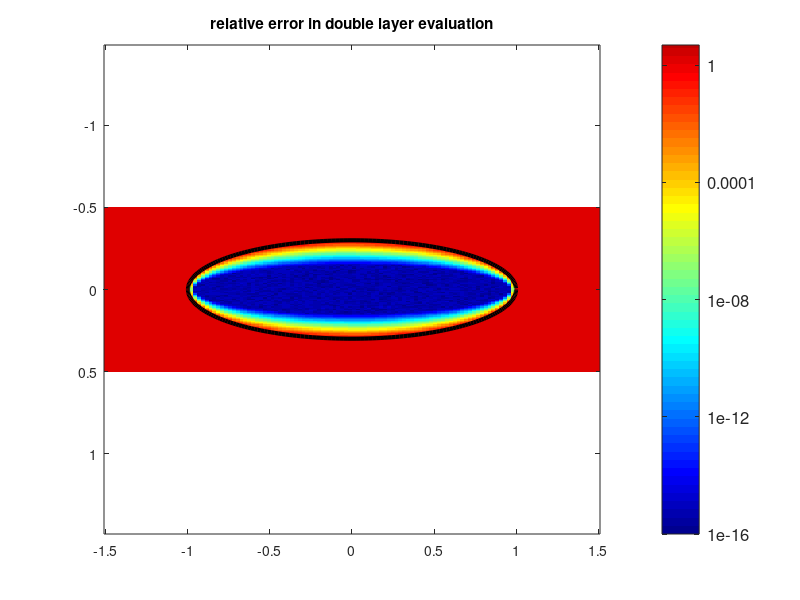
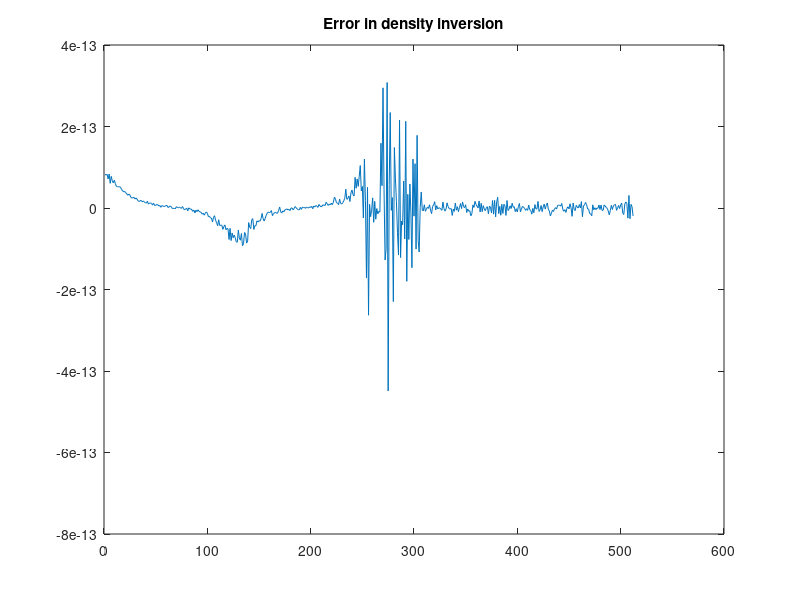

Here is the MATLAB script that generated these plots, in order:
function near_singular()

% construct boundary
n    = 256;
bdry = get_curve(n);

% evaluation points
ng = 128;
[xg,yg] = meshgrid(linspace(-1.5,1.5,ng),linspace(-.5,.5,ng));
trg = [xg(:) yg(:)];

% density (constant)
cnt = [1,2];
den = repmat(cnt,n,1);
den = den.*[bdry.speed bdry.speed]*2*pi/n; %trapezoidal quadrature 

% double layer evaluation
pot = stokes_dl_smooth_eval(trg,bdry.x,den,bdry.nor);
err = pot./repmat(cnt,ng*ng,1)+1;
en  = reshape(sqrt(dot(err,err,2)),ng,[]);

plot_log_image(xg,yg,en);
% colormap(goodbw)
title('relative error in double layer evaluation');
hold on;
plot(bdry.x(:,1),bdry.x(:,2),'-k', 'LineWidth',3);
axis equal tight;

% solving for density
U  = repmat(cnt,n,1);
qw = bdry.speed*2*pi/n;

D  = stokes_dl_singular_matrix(bdry.x,bdry.nor,bdry.speed,bdry.tan,bdry.curvature);
N  = bdry.nor(:)*(bdry.nor(:).*[qw;qw])';
% figure;
% [xmat,ymat] = meshgrid(linspace(-5,5,n),linspace(-5,5,n));
% imagesc(D(1:n,1:n));
% figure;
% imagesc(D(n+1:end,n+1:end));
% figure;
% plot(N);
D  = D + N; %rank modification to make D invertible
den = (-.5*eye(2*n)+D)\U(:);
figure;
plot(den+U(:));
title('Error in density inversion');
end

function curve=get_curve(n)
t = (0:n-1)'*2*pi/n;
a = .3;r=1;
curve.x = r*[cos(t) a*sin(t)];
curve.tan = r*[-sin(t) a*cos(t)];
curve.speed = sqrt(dot(curve.tan,curve.tan,2));
curve.tan = curve.tan./[curve.speed curve.speed];
curve.nor = [curve.tan(:,2) -curve.tan(:,1)];

xss = r*[-cos(t) -a*sin(t)];
curve.curvature = -dot(curve.nor,xss,2)./curve.speed.^2;
end

function pot=stokes_dl_smooth_eval(trg,src,den,nor)

nTrg = size(trg,1);
pot  = zeros(nTrg,2);

% inefficient (for demonstration only)
for iT=1:nTrg
    rx = trg(iT,1)-src(:,1);
    ry = trg(iT,2)-src(:,2);
    r  = [rx ry];
    rho2 = rx.*rx+ry.*ry;
    c   = dot(r,nor,2).*dot(r,den,2)./rho2./rho2; 
    r   = [c.*rx c.*ry];
    pot(iT,:) = sum(r)/pi;
end

end

function D = stokes_dl_singular_matrix(src_trg,nor,speed,tan,curvature)
%src_trg is both source and target
nSrc   = size(src_trg,1);
weight = speed*(2*pi/nSrc)/pi;%quadrature weight times the normalizing factor
weight = repmat(weight,2,2)'; 
D      = zeros(2*nSrc);

for iT=1:nSrc
    rx = src_trg(iT,1) - src_trg(:,1);
    ry = src_trg(iT,2) - src_trg(:,2);
    rho2 = rx.*rx+ry.*ry;
   
%     c   = sum(rx.*nor(:,1)+ry.*nor(:,2),2)./rho2./rho2; 
    c   = (rx.*nor(:,1)+ry.*nor(:,2))./rho2./rho2; 
    I   = [iT, iT+nSrc];
    D(I,:) = [c.*rx.*rx c.*rx.*ry;c.*ry.*rx c.*ry.*ry]'; %dyadic product
    D(I,I) = -curvature(iT)/2*(tan(iT,:)'*tan(iT,:)); %singular limit
    D(I,:) = weight.*D(I,:);    
end

end
function plot_log_image(x,y,z,Contours)

if nargin<4, Contours=10.^(-16:2);end
minmax = [min(Contours) max(Contours)];
imagesc(x(:),y(:),log10(z),log10(minmax));
caxis(log10(minmax));
ylims = log10([min(z(:)) max(z(:))]);
colorbar('FontSize',12,'YTick',log10(Contours(1:4:end)),'YTickLabel',Contours(1:4:end),'ylim',ylims);
colormap(jet);
end
